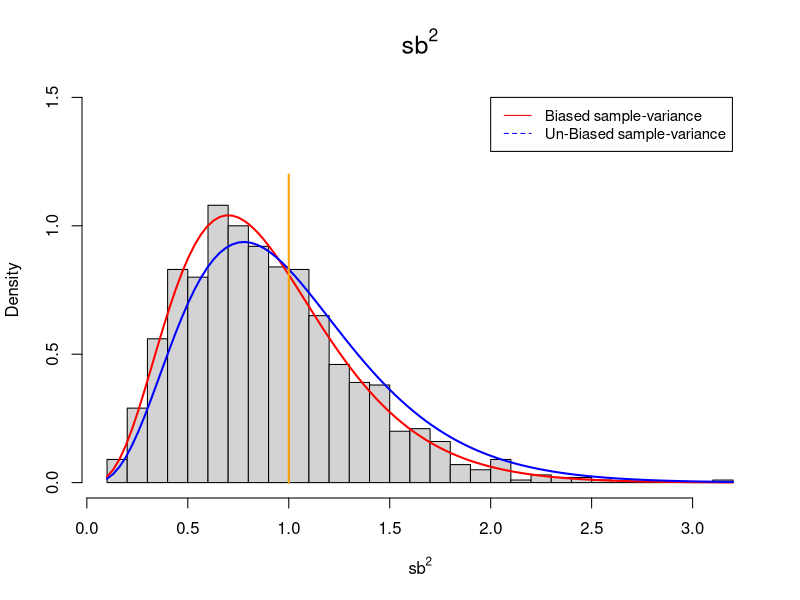

Reproduce this figure in R.
# REQUIRED FUNCTIONS #

# Biased sample-variance, done in an efficient manner
var_b <- function(x)
{
  var(x)*(length(x)-1)/length(x)
}

# EXERCISE #

set.seed(123)    # Be reproducible

R <- 1000        # Replications
n <- 10          # Samples per Replication

sigma <- 1       # Normal StdDev


samples <- array(0, c(R, n))
for (i in 1:R){
  samples[i, ] <- rnorm(n, 0, sigma)    # Can we be more efficient without rewriting everything?
}

samples_stat <- array(0, R)
samples_stat <- apply(samples, 1, var_b)


par(mfrow=c(1,1), oma=c(0,0,0,0))

hist(samples_stat, breaks= 40, probability = TRUE,    # Biased sample-variance (hist)
     xlab=expression(sb^2), main= bquote(sb^2), cex.main=1.5, ylim = c(0, 1.5))

# Biased sample-variance (line)
curve(((n)/sigma^2) * dchisq(x * ((n)/sigma^2), df = n - 1),
      add = TRUE, col="red", lwd=2, main="N(0,1)")

# UN-biased sample-variance (line)
curve(((n-1)/sigma^2) * dchisq(x * ((n-1)/sigma^2), df = n - 1),
      add = TRUE, col="blue", lwd=2, main="N(0,1)")

# Make the "bias" more apparent
segments(1, 0, 1, 1.2,
         col="orange", lwd=2)

# Legend
legend(2, 1.5, legend=c("Biased sample-variance", "Un-Biased sample-variance"),
       col=c("red", "blue"), lty=1:2, cex=0.9)
